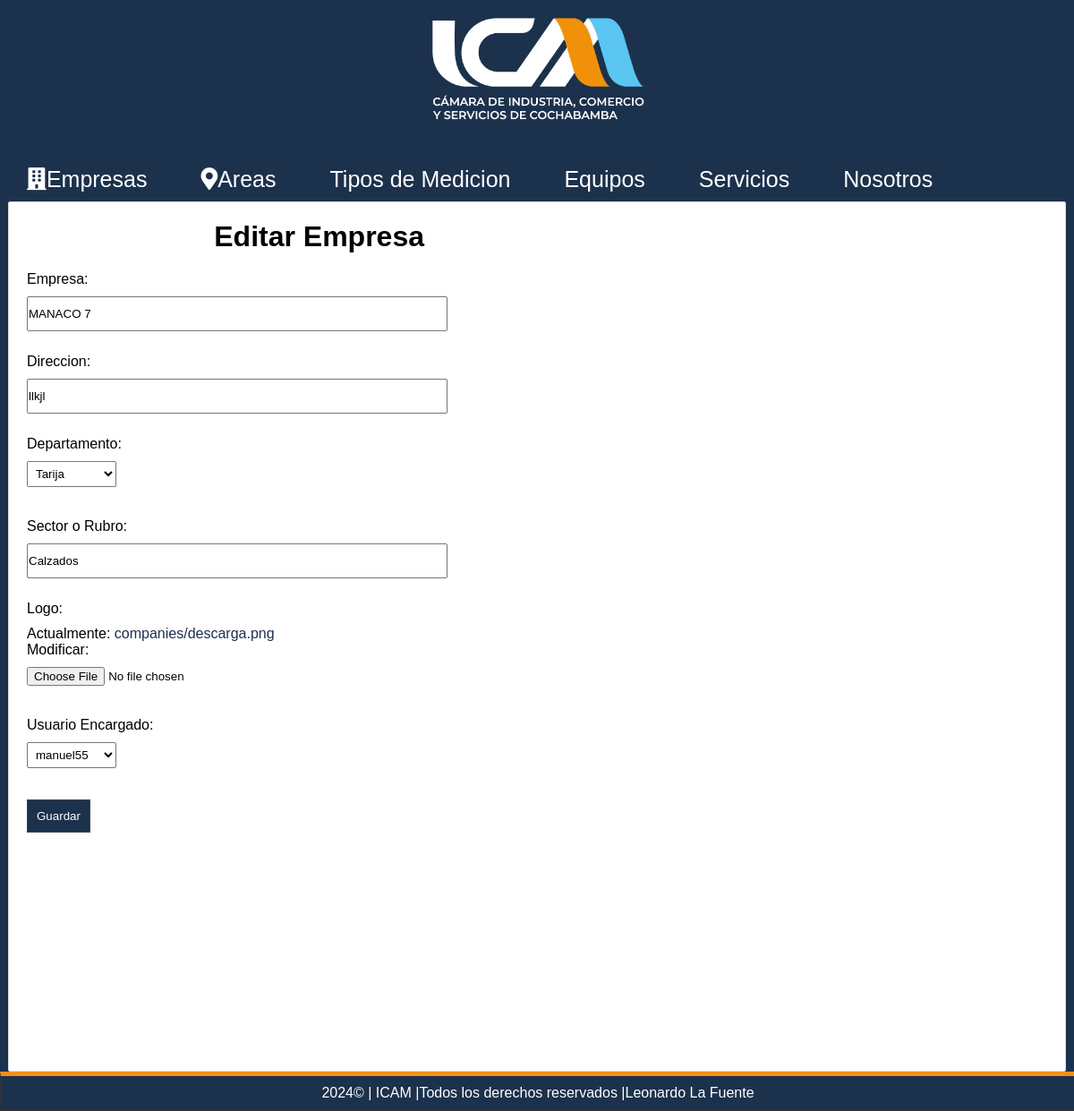
Before: /editar-empresa/4/ (signed in) with the older database file.
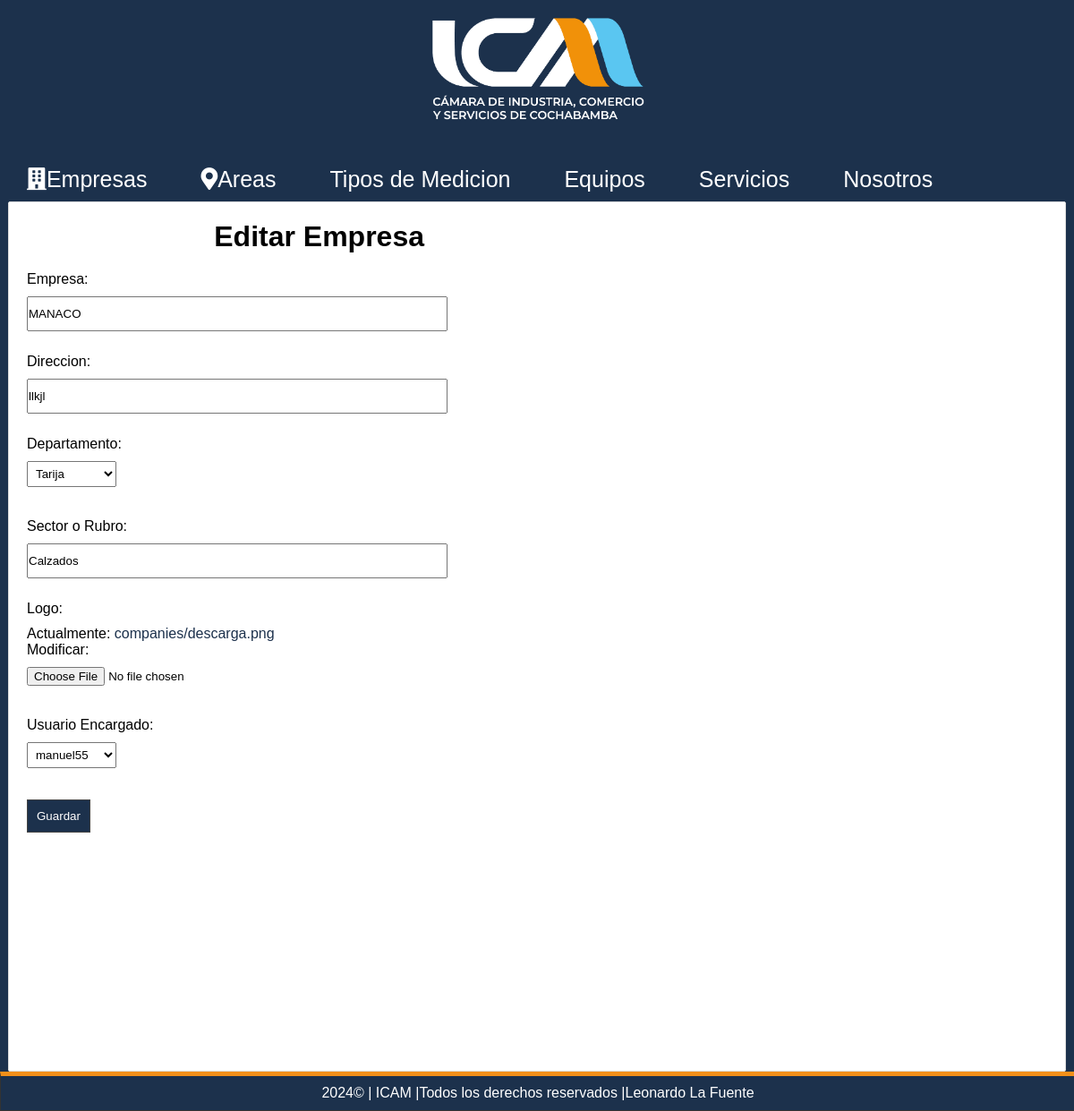
After: the same page with the newer database file.
### record/models.py (models this page shows, shortened)
class Company(models.Model):
    name = models.CharField(max_length=200,verbose_name='Nombre')
    address = models.CharField(max_length=300,verbose_name='Direccion')
    department = models.CharField(max_length=200,verbose_name='Departamento',choices=DEPARTMENT_CHOICES)
    sector = models.CharField(max_length=200, verbose_name='Sector')
    image = models.ImageField(default='null',verbose_name="Imagen",upload_to="companies")
    created_at = models.DateTimeField(auto_now_add=True,verbose_name="Creado el")
    user = models.ForeignKey(User, on_delete=models.CASCADE)
    class Meta:
        verbose_name='Empresa'
        verbose_name_plural='Empresas'

### record/views.py (the view)
# urls.py: path('editar-empresa/<int:company_id>/', views.edit_company, name='edit_company'),
@login_required
def edit_company(request, company_id):
    company = get_object_or_404(Company, id=company_id)
    if request.method == 'POST':
        form = CompanyForm(request.POST, request.FILES, instance=company)
        if form.is_valid():
            form.save()
            messages.success(request, "Empresa editada con éxito")
            return redirect('index')
    else:
        form = CompanyForm(instance=company)
    return render(request, 'mainapp/edit_company.html', {'form': form})

### mainapp/forms.py
class CompanyForm(forms.ModelForm):
    class Meta:
        model = Company
        fields = '__all__'  # Todos los campos del modelo Company
        labels={
            'name':'Empresa:',
            'sector':'Sector o Rubro',
            'image':'Logo',
            'user':'Usuario Encargado'
        }

### pages/context_processors.py (called while the page is built)
def get_pages(request):
    pages = Page.objects.filter(visible=True).order_by('order').values_list('id','title','slug')
    return {
        'pages':pages
    }

### record/processor.py (called while the page is built)
def get_areas(request):
    if request.user.is_authenticated and 'selected_company_id' in request.session:
        try:
            company = Company.objects.get(id=request.session['selected_company_id'])
            areas = Area.objects.filter(company=company).values_list('id', 'name')
            return {
                'areas': areas,
            }
        except Company.DoesNotExist:
            return {
                'areas': [],
            }
    else:
        return {
            'areas': [],
        }

### mainapp/templates/mainapp/edit_company.html (shortened to what this page needs)
{% extends "layouts/layout.html" %}
{% block content %}
<h1>Editar Empresa</h1>
<form method="post" enctype="multipart/form-data">
    {{ form.as_p }}
    <button type="submit">Guardar</button>
</form>
{% endblock %}

Changed rows visible on the page:
changed Company "llkjl": name "MANACO 7" → "MANACO"
